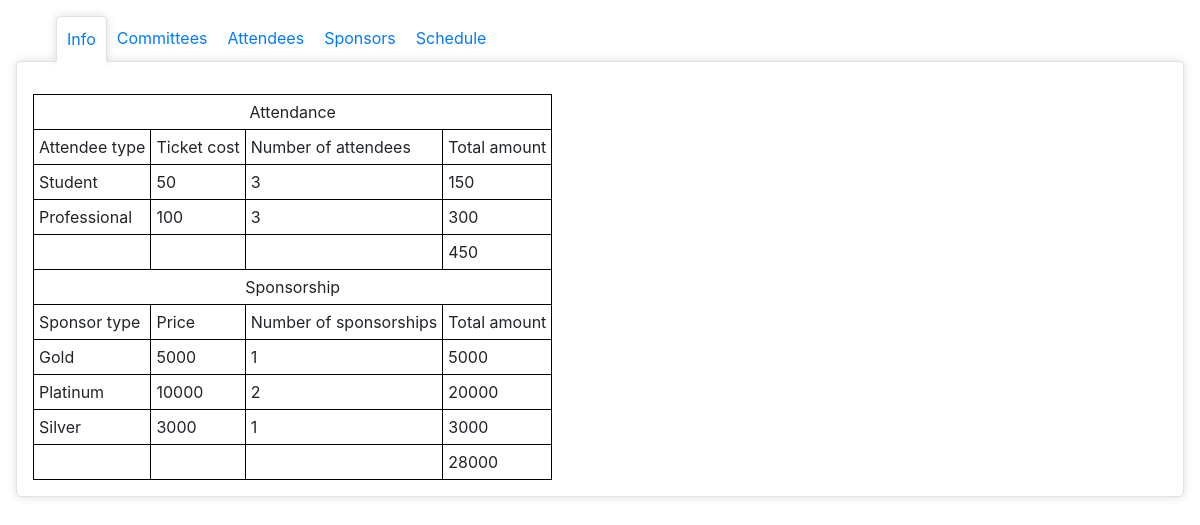
Screenshot of /info/info.php with the database file from the repository.
### tables this page shows
CREATE TABLE `sponsor_type` (
	`class` VARCHAR(8) NOT NULL,
	`email_limit` INT NOT NULL,
	`cost` INT NOT NULL,
	PRIMARY KEY (`class`)
);

### util/DBController.php (called while the page is built, shortened)
<?php
class DBController {
    private $host = "localhost";
    private $username = "root";
    private $dbname = "conference";
    private $conn;
    function __construct() {
	$this->conn = $this->connectDB();
    }
    function connectDB() {
	$conn = new PDO("mysql:host=$this->host;dbname=$this->dbname", $this->username);
        return $conn;
    }
    function runQuery($query) {
	$statement = $this->conn->prepare($query);
	$statement->execute();
	return $statement->fetchAll(PDO::FETCH_ASSOC);
    }
}
?>

### info/info.php (the view, shortened to what this page needs)
<!DOCTYPE html>
<html>
    <head>
        <link rel="stylesheet" href="https://stackpath.bootstrapcdn.com/bootstrap/4.3.1/css/bootstrap.min.css">
        <link rel="stylesheet" href="/332demo/css/style.css" />
    </head>
    <body>
        <div id="tabs">
            <ul>
                <li class="active"><a href="/332demo/info/info.php">Info</a></li>
                <li><a href="/332demo/committee/committee.php">Committees</a></li>
                <li><a href="/332demo/attendee/attendee.php">Attendees</a></li>
                <li><a href="/332demo/sponsor/sponsor.php">Sponsors</a></li>
                <li><a href="/332demo/schedule/schedule.php">Schedule</a></li>
            </ul>
        </div>
        <div class="content">
        <?php
            include '../util/DBController.php';
            $db_handle = new DBController();
            $numStudents = $db_handle->runQuery("SELECT COUNT(id) as num FROM student ")[0]['num'];
            $numProfessionals = $db_handle->runQuery("SELECT COUNT(id) as num FROM professional ")[0]['num'];
            $attendanceSum = $db_handle->runQuery("SELECT SUM(price) as sum FROM attendee")[0]['sum'];
            $sponsorships = $db_handle->runQuery("SELECT st.class, cost, COUNT(st.class), SUM(cost)
                FROM sponsor_company sc INNER JOIN sponsor_type st ON sc.class = st.class
                GROUP BY st.class");
            $sponsorSum = $db_handle->runQuery("SELECT SUM(cost) as sum
                FROM sponsor_company sc
                INNER JOIN sponsor_type st ON sc.class = st.class")[0]['sum'];
        ?>
        <table>
            <tr>
                <td style="text-align: center;" colspan="4">Attendance</td>
            </tr>
            <tr>
                <td>Attendee type</td>
                <td>Ticket cost</td>
                <td>Number of attendees</td>
                <td>Total amount</td>
            </tr>
            <tr>
                <td>Student</td>
                <td>50</td>
                <td><?php echo $numStudents;?></td>
                <td><?php echo $numStudents * 50;?></td>
            </tr>
            <tr>
                <td>Professional</td>
                <td>100</td>
                <td><?php echo $numProfessionals;?></td>
                <td><?php echo $numProfessionals * 100;?></td>
            </tr>
            <tr>
                <td></td><td></td><td></td>
                <td><?php echo $attendanceSum; ?></td>
            </tr>
            <tr>
                <td style="text-align: center;" colspan="4">Sponsorship</td>
            </tr>
            <tr>
                <td>Sponsor type</td>
                <td>Price</td>
                <td>Number of sponsorships</td>
                <td>Total amount</td>
            </tr>
            <?php
                foreach($sponsorships as $row){
                    echo "<tr>";
                    foreach($row as $col){
                        echo "<td>";
                        echo $col;
                        echo "</td>";
                    }
                    echo "</tr>";
                }
            ?>
            <tr>
                <td></td><td></td><td></td>
                <td><?php echo $sponsorSum; ?></td>
            </tr>
        </table>
        </div>
</body>
</html>

### css/style.css (style rules this page uses)
html { height: 100%; width: 100%; }
body { padding: 16px; }
#tabs ul { display: flex; width: 100%; margin: 0; }
#tabs ul li { list-style-type: none; padding: 10px; }
#tabs ul li.active { background: white; border-top-left-radius: 5px; border-top-right-radius: 5px; border: 1px solid; border-color: #dee2e6 #dee2e6 #fff; margin-bottom: -1px; -webkit-box-shadow: 0 0 10px #ddd; box-shadow: 0 0 10px #ddd; position: relative; }
#tabs ul li.active:after { content: ""; position: absolute; top: 100%; height: 10px; left: 0; width: 100%; background: white; }
body >.content { background: white; padding: 16px; border: solid 1px #dee2e6; border-radius: 5px; -webkit-box-shadow: 0 0 10px #ddd; box-shadow: 0 0 10px #ddd; }
table { border: 1px solid black; margin-top: 16px; }
td { border: 1px solid black; padding: 5px; }

### rows the page displays
sponsor_type: class "Gold", col "5000", col "1"
sponsor_type: class "Platinum", cost "10000", col "2", col "20000"
sponsor_type: class "Silver", col "3000", col "1"

### other values shown
$numStudents "3"
$numStudents * 50 "150"
$numProfessionals "3"
$numProfessionals * 100 "300"
$attendanceSum "450"
$sponsorSum "28000"
